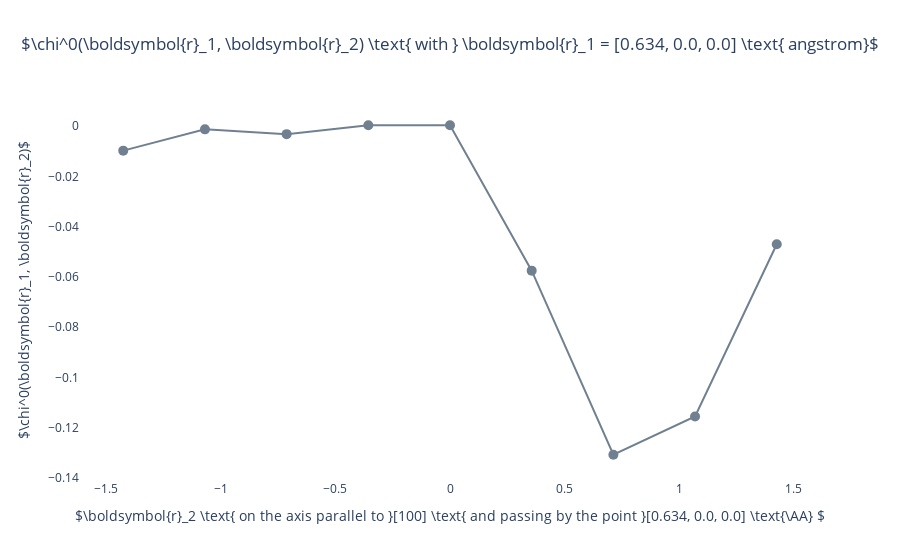

The cell this chart's notebook holds for it:
### Code cell
XGChi0.getProfile(chi0rr, [2, 0, 0], a, b, c, nc, axe = "100")

### Figure 1 — Plotly figure (JSON) as saved in the notebook; plotly's stock layout.template omitted (floating-point values rounded to 4 significant figures)
{"data": [{"marker": {"color": "slategrey", "size": 10}, "mode": "lines+markers", "type": "scatter", "x": [-1.427, -1.07, -0.7134, -0.3567, 0, 0.3567, 0.7134, 1.07, 1.427], "y": [-0.009695, -0.001227, -0.003126, 0.0003969, 0.0004124, -0.05746, -0.1307, -0.1155, -0.04697]}], "layout": {"paper_bgcolor": "rgba(0,0,0,0)", "plot_bgcolor": "rgba(0,0,0,0)", "title": {"text": "$\\chi^0(\\boldsymbol{r}_1, \\boldsymbol{r}_2) \\text{ with } \\boldsymbol{r}_1 = [0.634, 0.0, 0.0] \\text{ angstrom}$", "x": 0.5}, "xaxis": {"title": {"text": "$\\boldsymbol{r}_2 \\text{ on the axis parallel to }[100] \\text{ and passing by the point }[0.634, 0.0, 0.0] \\text{\\AA} $"}}, "yaxis": {"title": {"text": "$\\chi^0(\\boldsymbol{r}_1, \\boldsymbol{r}_2)$"}}}}
